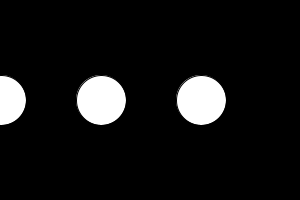
Frame 1 (no input)
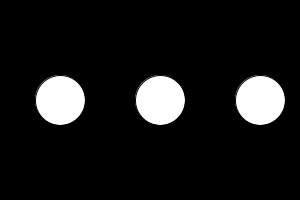
Frame 60 (the mouse pressed at the canvas centre just before this capture)
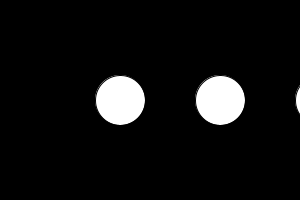
Frame 120 (the mouse held since frame 60 and released just before this capture)

The Processing sketch that drew these frames (run headless with seeded random() and noise(); from frame 60 on, the mouse is pressed at the canvas centre):

// Processing sketch: tut03_02
// ── tut03_02.pde
Spot[] spots;

void setup()
{
  size(300, 200);
  spots = new Spot[3];
  spots[0] = new Spot(0, 100, 50);
  spots[1] = new Spot(100, 100, 50);
  spots[2] = new Spot(200, 100, 50);
}

void draw()
{
  background(0, 0, 0);
  for (int i=0; i<spots.length+1; i++)
  {
    try
    {
      spots[i].move();
      spots[i].display();
    }
    catch(ArrayIndexOutOfBoundsException e)
    {
      println("Spot " + i + " doesn't exist. ");
    }
  }
}

// ── Spot.pde
public class Spot
{
  private float x, y;
  private float diameter;
  private float speed;
  private float direction;

  public Spot(float x, float y, float diameter)
  {
    this.x=x;
    this.y=y;
    this.diameter = diameter;
    this.speed=1;
    this.direction=1; // left to right
  }

  public void display()
  {
    ellipse(x, y, diameter, diameter);
  }

  public void move()
  {
    x=x+(speed*direction);
  }
  
  public String toString()
  {
    return "Spot";
  }
}
